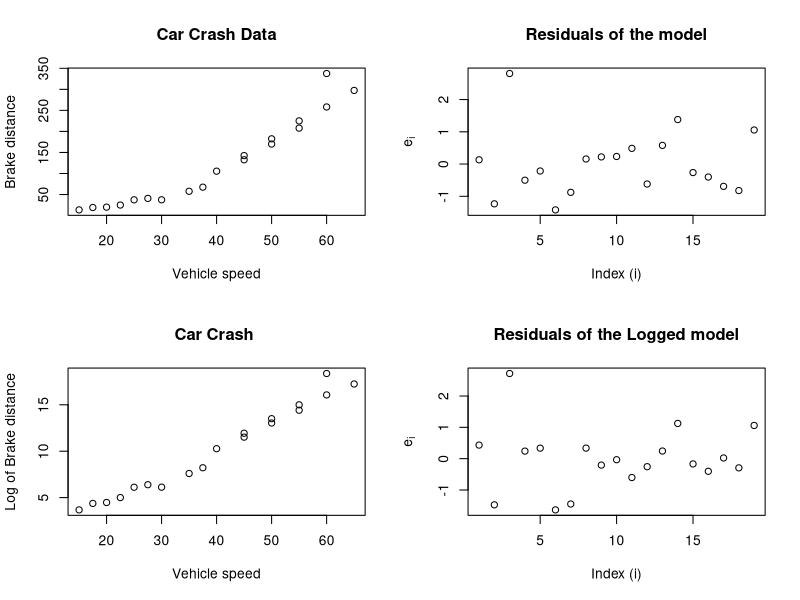
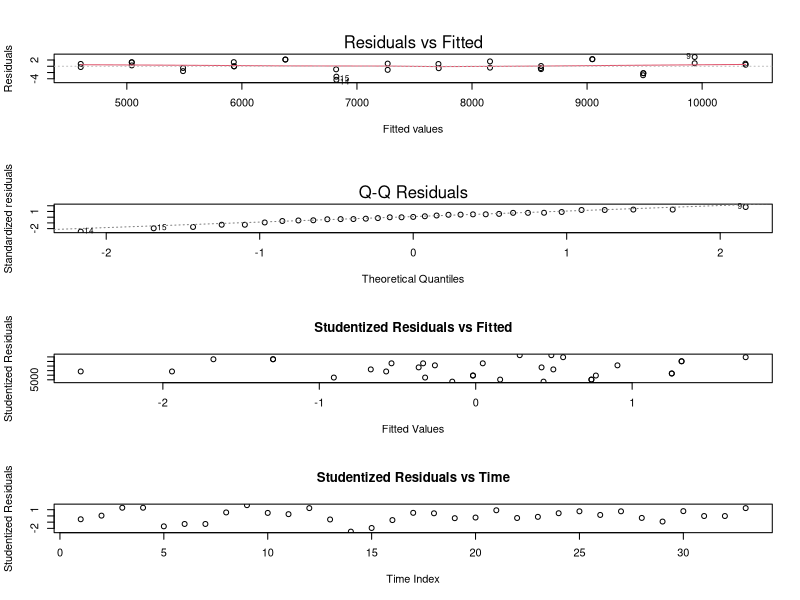

Reproduce these figures in R, in order.
## ---- chunk 1
x = c(25, 35, 60, 45, 50, 37.5, 30,
      55, 60, 22.5, 65, 50, 20, 15,
      27.5, 55, 40, 45, 17.5)
y = c(37.4, 57.7, 337.6, 142.5, 182.4, 67.5, 37.5,
      225.0, 258.1, 25.0, 297.4, 170.0, 20.0, 13.5,
      40.8, 207.8, 105.5, 132.6, 19.1)

par(
  mfrow=c(2,2)
  )

################################### a ##########################################

plot(
  y~x, 
  main = "Car Crash Data",
  xlab = "Vehicle speed",
  ylab = "Brake distance"
)

################################### b ##########################################

model = lm(y~x)
ri = model$residuals
rstd = (ri - mean(ri))/sd(ri)
print("Residuals of the model")
print(rstd)

################################### c ##########################################

plot(
  rstd, 
  main = "Residuals of the model",
  ylab = bquote(e[i]),
  xlab = "Index (i)"
)


################################### d ##########################################

ystar = sqrt(y)

plot(
  ystar~x, 
  main = "Car Crash ",
  xlab = "Vehicle speed",
  ylab = "Log of Brake distance"
)

model2 = lm(ystar~x)

ri_star = model2$residuals
rstar_std = (ri_star - mean(ri_star))/sd(ri_star)

print("Residuals of the Logged model")
print(rstar_std)

plot(
  rstar_std, 
  main = "Residuals of the Logged model",
  ylab = bquote(e[i]),
  xlab = "Index (i)"
)

################################### e ##########################################

print(paste("R-squared of the normal model", summary(model)$r.squared))
print(paste("R-squared of the logged model", summary(model2)$r.squared))

## ---- chunk 2
p = c(8599, 8600, 9048, 9048, 9484, 9487, 9487, 9936, 9938, 10377, 10379,
      6380, 6818, 6817, 6818, 7266, 7268, 7709, 7710, 8156, 8158, 8597,
      4599, 4600, 5044, 5043, 5044, 5488, 5487, 5931, 5932, 5932, 6380)
v = c(3789, 3789, 3979, 3979, 4167, 4168, 4168, 4358, 4358, 4546, 4547,
      2842, 3030, 3031, 3031, 3221, 3221, 3409, 3410, 3600, 3600, 3788,
      2084, 2084, 2273, 2273, 2273, 2463, 2463, 2651, 2652, 2652, 2842)

pvnrt = lm(p~v)
print("Residuals")
ri = pvnrt$residuals
print(ri)

## ---- chunk 3
par(mfrow= c(4,1))
plot(pvnrt, which=c(1,2))
rstd = (ri - mean(ri))/sd(ri)
plot(
  rstd,
  pvnrt$fitted.values,
  main="Studentized Residuals vs Fitted",
  xlab="Fitted Values",
  ylab = "Studentized Residuals"
)

plot(
  rstd,
  main="Studentized Residuals vs Time",
  xlab="Time Index",
  ylab = "Studentized Residuals"
)

## ---- chunk 4
anova(pvnrt)
## ---- chunk 5
v.factor = factor(v)
pvnrt.f = lm(p~v.factor)
anova(pvnrt.f)
## ---- chunk 6
ss.e = anova(pvnrt)[2,2]
ss.pe = anova(pvnrt.f)[2,2]
ss.lf = ss.e - ss.pe
df.e = anova(pvnrt)[2,1]
df.pe = anova(pvnrt.f)[2,1]
df.lf = df.e - df.pe
ms.lf = ss.lf/df.lf
ms.pe = ss.pe/df.pe
FO = ms.lf/ms.pe
pvalue = 1-pf(FO, df.lf, df.pe)
pvalue
## ---- chunk 7
x = rep(c(0,5,10,15), rep(3,4))
y = c(4, 5, 6, 11, 9, 10, 17, 13, 2, 18, 22, 20)

lm.1 = lm(y~x)
lm.2 = lm(y~factor(x))

ss.e = anova(lm.1)[2,2]
ss.pe = anova(lm.2)[2,2]
ss.lf = ss.e - ss.pe
df.e = anova(lm.1)[2,1]
df.pe = anova(lm.2)[2,1]
df.lf = df.e - df.pe
ms.lf = ss.lf/df.lf
ms.pe = ss.pe/df.pe
FO = ms.lf/ms.pe
pvalue = 1-pf(FO, df.lf, df.pe)
pvalue
